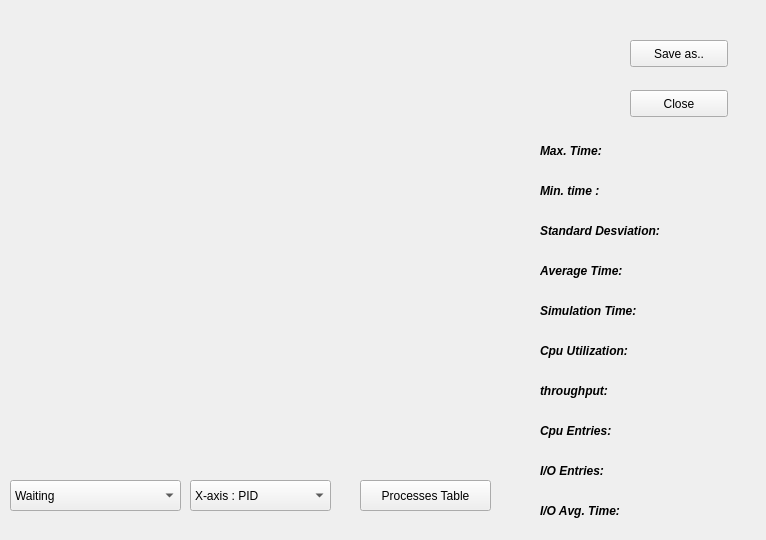
<?xml version="1.0" encoding="UTF-8"?>
<ui version="4.0">
 <class>GraphsWindow</class>
 <widget class="QMainWindow" name="GraphsWindow">
  <property name="geometry">
   <rect>
    <x>0</x>
    <y>0</y>
    <width>766</width>
    <height>540</height>
   </rect>
  </property>
  <property name="minimumSize">
   <size>
    <width>766</width>
    <height>540</height>
   </size>
  </property>
  <property name="maximumSize">
   <size>
    <width>766</width>
    <height>540</height>
   </size>
  </property>
  <property name="windowTitle">
   <string>GraphsWindow</string>
  </property>
  <widget class="QWidget" name="centralwidget">
   <widget class="QLabel" name="labelImage">
    <property name="geometry">
     <rect>
      <x>20</x>
      <y>90</y>
      <width>501</width>
      <height>361</height>
     </rect>
    </property>
    <property name="frameShadow">
     <enum>QFrame::Plain</enum>
    </property>
    <property name="text">
     <string/>
    </property>
    <property name="margin">
     <number>0</number>
    </property>
   </widget>
   <widget class="QPushButton" name="pButtonSave">
    <property name="geometry">
     <rect>
      <x>630</x>
      <y>40</y>
      <width>98</width>
      <height>27</height>
     </rect>
    </property>
    <property name="text">
     <string>Save as..</string>
    </property>
   </widget>
   <widget class="QPushButton" name="pButtonClose">
    <property name="geometry">
     <rect>
      <x>630</x>
      <y>90</y>
      <width>98</width>
      <height>27</height>
     </rect>
    </property>
    <property name="text">
     <string>Close</string>
    </property>
   </widget>
   <widget class="QComboBox" name="cBoxAlgorithm">
    <property name="enabled">
     <bool>true</bool>
    </property>
    <property name="geometry">
     <rect>
      <x>10</x>
      <y>480</y>
      <width>171</width>
      <height>31</height>
     </rect>
    </property>
    <property name="toolTip">
     <string/>
    </property>
    <item>
     <property name="text">
      <string>Waiting</string>
     </property>
    </item>
    <item>
     <property name="text">
      <string>CPU Usage</string>
     </property>
    </item>
    <item>
     <property name="text">
      <string>Turnaround</string>
     </property>
    </item>
   </widget>
   <widget class="QLabel" name="labelMax">
    <property name="geometry">
     <rect>
      <x>540</x>
      <y>140</y>
      <width>221</width>
      <height>21</height>
     </rect>
    </property>
    <property name="font">
     <font>
      <weight>75</weight>
      <italic>true</italic>
      <bold>true</bold>
     </font>
    </property>
    <property name="text">
     <string>Max. Time: </string>
    </property>
   </widget>
   <widget class="QLabel" name="labelMin">
    <property name="geometry">
     <rect>
      <x>540</x>
      <y>180</y>
      <width>221</width>
      <height>21</height>
     </rect>
    </property>
    <property name="font">
     <font>
      <weight>75</weight>
      <italic>true</italic>
      <bold>true</bold>
     </font>
    </property>
    <property name="text">
     <string>Min. time :</string>
    </property>
   </widget>
   <widget class="QLabel" name="labelSD">
    <property name="geometry">
     <rect>
      <x>540</x>
      <y>220</y>
      <width>231</width>
      <height>21</height>
     </rect>
    </property>
    <property name="font">
     <font>
      <weight>75</weight>
      <italic>true</italic>
      <bold>true</bold>
     </font>
    </property>
    <property name="text">
     <string>Standard Desviation:</string>
    </property>
   </widget>
   <widget class="QLabel" name="label">
    <property name="geometry">
     <rect>
      <x>-140</x>
      <y>0</y>
      <width>911</width>
      <height>541</height>
     </rect>
    </property>
    <property name="text">
     <string/>
    </property>
    <property name="pixmap">
     <pixmap resource="images.qrc">:/images/images/wall.jpg</pixmap>
    </property>
    <property name="scaledContents">
     <bool>true</bool>
    </property>
   </widget>
   <widget class="QLabel" name="labelAvg">
    <property name="geometry">
     <rect>
      <x>540</x>
      <y>260</y>
      <width>231</width>
      <height>21</height>
     </rect>
    </property>
    <property name="font">
     <font>
      <weight>75</weight>
      <italic>true</italic>
      <bold>true</bold>
     </font>
    </property>
    <property name="text">
     <string>Average Time:</string>
    </property>
   </widget>
   <widget class="QLabel" name="labelTitle">
    <property name="geometry">
     <rect>
      <x>220</x>
      <y>30</y>
      <width>321</width>
      <height>31</height>
     </rect>
    </property>
    <property name="font">
     <font>
      <pointsize>13</pointsize>
      <weight>75</weight>
      <italic>true</italic>
      <bold>true</bold>
     </font>
    </property>
    <property name="text">
     <string/>
    </property>
    <property name="alignment">
     <set>Qt::AlignCenter</set>
    </property>
   </widget>
   <widget class="QLabel" name="labelSimTime">
    <property name="geometry">
     <rect>
      <x>540</x>
      <y>300</y>
      <width>231</width>
      <height>21</height>
     </rect>
    </property>
    <property name="font">
     <font>
      <weight>75</weight>
      <italic>true</italic>
      <bold>true</bold>
     </font>
    </property>
    <property name="text">
     <string>Simulation Time:</string>
    </property>
   </widget>
   <widget class="QLabel" name="labelCpuUt">
    <property name="geometry">
     <rect>
      <x>540</x>
      <y>340</y>
      <width>231</width>
      <height>21</height>
     </rect>
    </property>
    <property name="font">
     <font>
      <weight>75</weight>
      <italic>true</italic>
      <bold>true</bold>
     </font>
    </property>
    <property name="text">
     <string>Cpu Utilization:</string>
    </property>
   </widget>
   <widget class="QLabel" name="labelThrogh">
    <property name="geometry">
     <rect>
      <x>540</x>
      <y>380</y>
      <width>231</width>
      <height>21</height>
     </rect>
    </property>
    <property name="font">
     <font>
      <weight>75</weight>
      <italic>true</italic>
      <bold>true</bold>
     </font>
    </property>
    <property name="text">
     <string>throughput:</string>
    </property>
   </widget>
   <widget class="QLabel" name="labelCpuEntries">
    <property name="geometry">
     <rect>
      <x>540</x>
      <y>420</y>
      <width>231</width>
      <height>21</height>
     </rect>
    </property>
    <property name="font">
     <font>
      <weight>75</weight>
      <italic>true</italic>
      <bold>true</bold>
     </font>
    </property>
    <property name="text">
     <string>Cpu Entries:</string>
    </property>
   </widget>
   <widget class="QLabel" name="labelIOEntries">
    <property name="geometry">
     <rect>
      <x>540</x>
      <y>460</y>
      <width>231</width>
      <height>21</height>
     </rect>
    </property>
    <property name="font">
     <font>
      <weight>75</weight>
      <italic>true</italic>
      <bold>true</bold>
     </font>
    </property>
    <property name="text">
     <string>I/O Entries:</string>
    </property>
   </widget>
   <widget class="QLabel" name="labelIOavgTime">
    <property name="geometry">
     <rect>
      <x>540</x>
      <y>500</y>
      <width>231</width>
      <height>21</height>
     </rect>
    </property>
    <property name="font">
     <font>
      <weight>75</weight>
      <italic>true</italic>
      <bold>true</bold>
     </font>
    </property>
    <property name="text">
     <string>I/O Avg. Time:</string>
    </property>
   </widget>
   <widget class="QComboBox" name="cBoxAxis">
    <property name="geometry">
     <rect>
      <x>190</x>
      <y>480</y>
      <width>141</width>
      <height>31</height>
     </rect>
    </property>
    <item>
     <property name="text">
      <string>X-axis : PID</string>
     </property>
    </item>
    <item>
     <property name="text">
      <string>X-Axis: finish time</string>
     </property>
    </item>
   </widget>
   <widget class="QPushButton" name="pButtonPt">
    <property name="geometry">
     <rect>
      <x>360</x>
      <y>480</y>
      <width>131</width>
      <height>31</height>
     </rect>
    </property>
    <property name="text">
     <string>Processes Table</string>
    </property>
   </widget>
   <zorder>label</zorder>
   <zorder>labelImage</zorder>
   <zorder>pButtonSave</zorder>
   <zorder>pButtonClose</zorder>
   <zorder>cBoxAlgorithm</zorder>
   <zorder>labelMax</zorder>
   <zorder>labelMin</zorder>
   <zorder>labelSD</zorder>
   <zorder>labelAvg</zorder>
   <zorder>labelTitle</zorder>
   <zorder>labelSimTime</zorder>
   <zorder>labelCpuUt</zorder>
   <zorder>labelThrogh</zorder>
   <zorder>labelCpuEntries</zorder>
   <zorder>labelIOEntries</zorder>
   <zorder>labelIOavgTime</zorder>
   <zorder>cBoxAxis</zorder>
   <zorder>pButtonPt</zorder>
  </widget>
 </widget>
 <resources>
  <include location="images.qrc"/>
 </resources>
 <connections>
  <connection>
   <sender>pButtonClose</sender>
   <signal>released()</signal>
   <receiver>GraphsWindow</receiver>
   <slot>close()</slot>
   <hints>
    <hint type="sourcelabel">
     <x>710</x>
     <y>125</y>
    </hint>
    <hint type="destinationlabel">
     <x>702</x>
     <y>182</y>
    </hint>
   </hints>
  </connection>
 </connections>
</ui>
